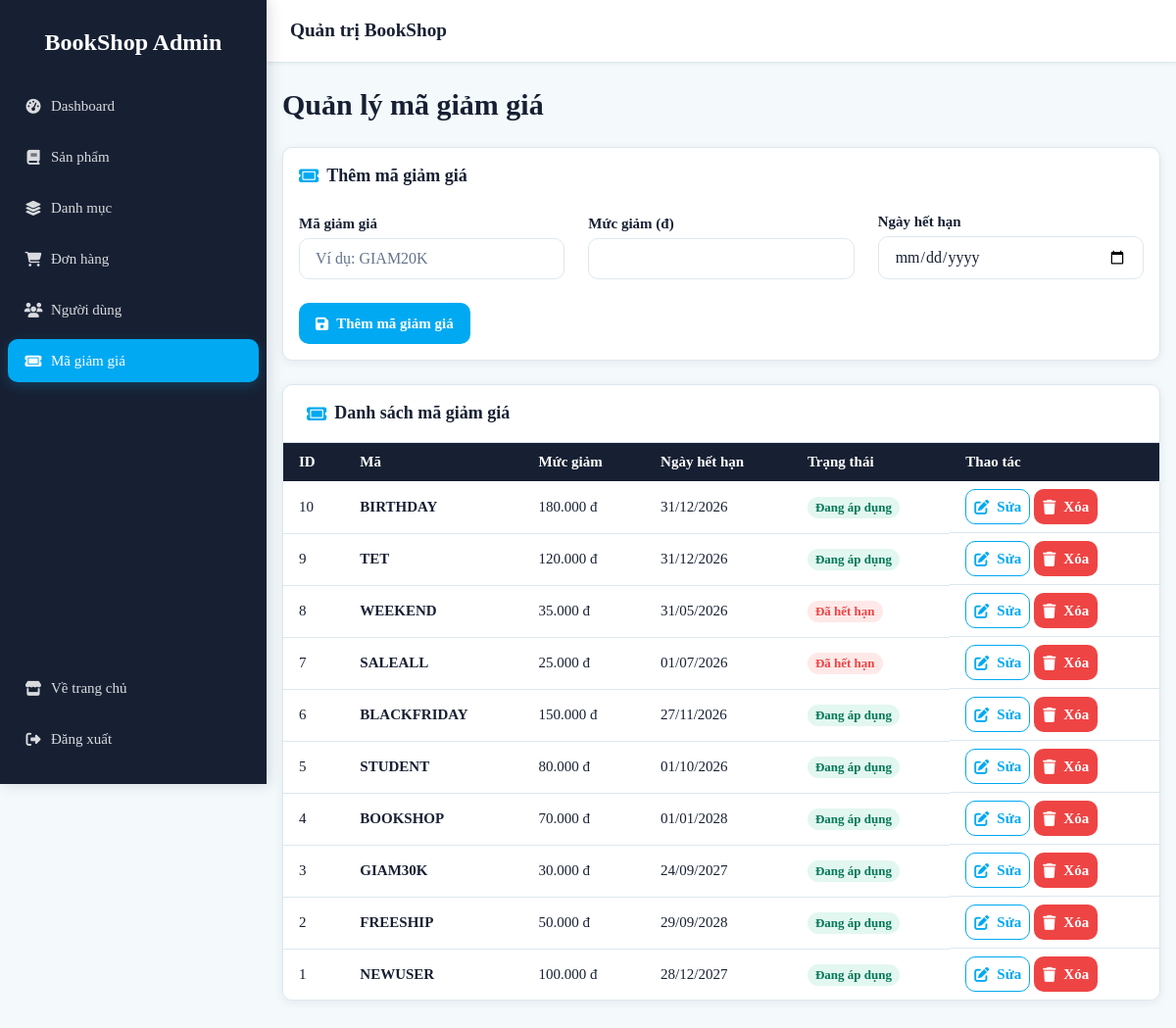
Page /admin/coupons.php (signed in) on the earlier database version.
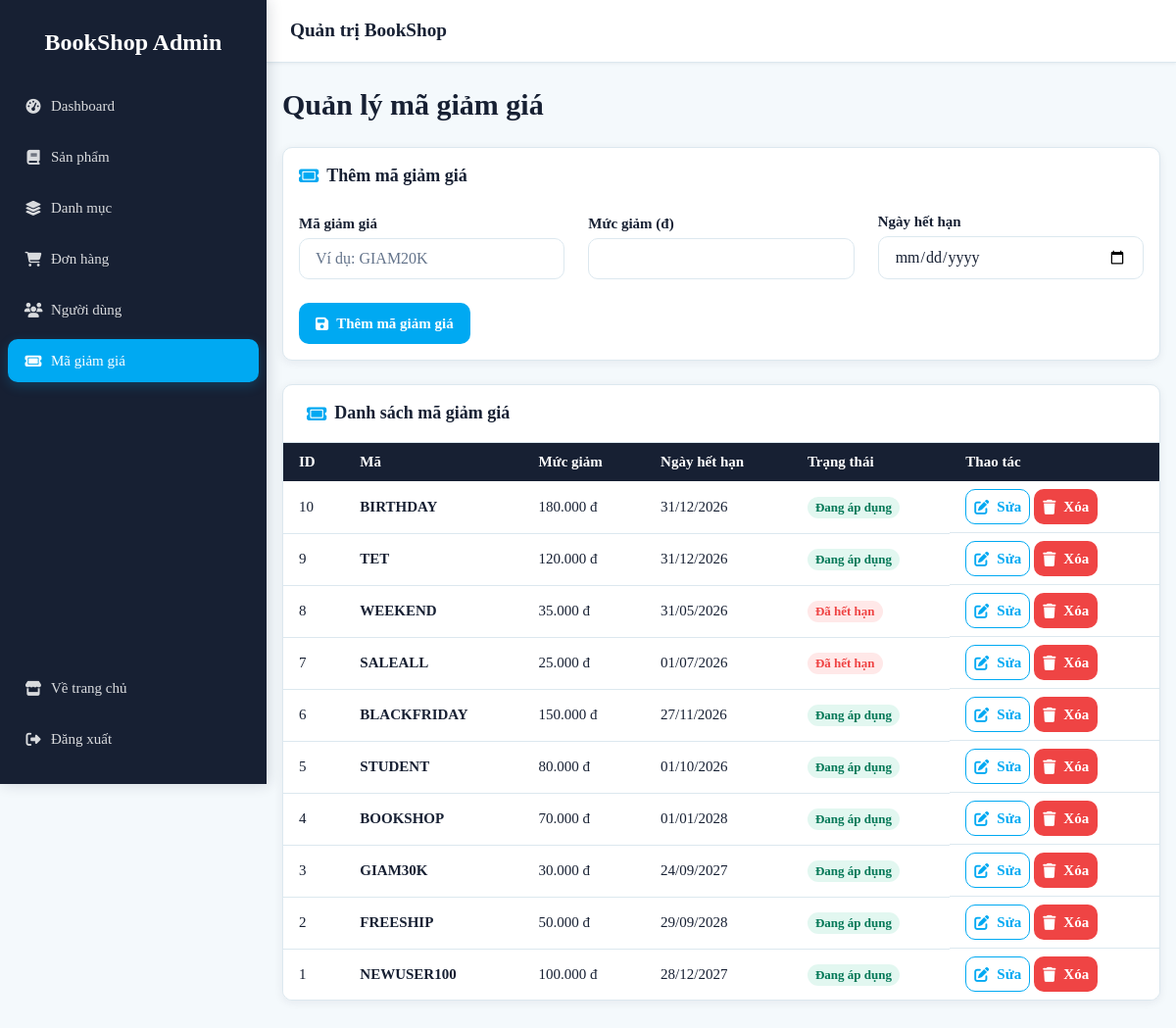
Same page on the later database version.
### tables this page shows
CREATE TABLE `voucher` (
  `VoucherID` int(11) NOT NULL AUTO_INCREMENT,
  `VoucherCode` varchar(50) NOT NULL,
  `DiscountValue` decimal(10,2) NOT NULL,
  `ExpiredDate` datetime DEFAULT NULL,
  PRIMARY KEY (`VoucherID`),
  UNIQUE KEY `VoucherCode` (`VoucherCode`)
);

### admin/coupons.php (the view, shortened to what this page needs)
<?php
require_once 'data.php';
require_once 'partials.php';
$editCoupon = null;
$coupons = [];
$res = $conn->query("SELECT * FROM voucher ORDER BY VoucherID DESC");
if ($res) {
  while ($row = $res->fetch_assoc()) {
    $coupons[] = $row;
  }
}
function getCouponStatus($expiredDate) {
  $expTime = strtotime($expiredDate);
  $nowTime = time();
  if (date('Y-m-d', $expTime) >= date('Y-m-d', $nowTime)) {
    return 'Đang áp dụng';
  }
  return 'Đã hết hạn';
}
?>
<!DOCTYPE html>
<html lang="vi">
<head>
  <title>Quản lý mã giảm giá</title><?= adminCssLinks() ?>
</head>
<body>
  <div class="app-layout">
    <main class="page-content">
      <header class="page-header"><div><h1>Quản lý mã giảm giá</h1></div></header>
      <form method="post" class="card admin-form-card">
        <div class="card__body form">
          <h2 class="admin-form-card__title"><i class="fa-solid fa-ticket" aria-hidden="true"></i><?= $editCoupon ? 'Chỉnh sửa mã giảm giá' : 'Thêm mã giảm giá' ?></h2>
          <div class="form-row">
            <div class="form-group">
              <label class="form-label">Mã giảm giá</label>
              <input class="form-control" name="code" value="<?= h($editCoupon['VoucherCode'] ?? '') ?>" placeholder="Ví dụ: GIAM20K" required>
            </div>
            <div class="form-group">
              <label class="form-label">Mức giảm (đ)</label>
              <input class="form-control" type="number" min="0" name="discount" value="<?= h($editCoupon['DiscountValue'] ?? '') ?>" required>
            </div>
            <div class="form-group">
              <label class="form-label">Ngày hết hạn</label>
              <input class="form-control" type="date" name="expired_date" value="<?= h($editCoupon['ExpiredDate'] ? date('Y-m-d', strtotime($editCoupon['ExpiredDate'])) : '') ?>" required>
            </div>
          </div>
          <div class="btn-group">
            <button class="btn btn--primary" type="submit"><i class="fa-solid fa-floppy-disk" aria-hidden="true"></i><?= $editCoupon ? 'Cập nhật mã giảm giá' : 'Thêm mã giảm giá' ?></button>
          </div>
        </div>
      </form>
      <section class="admin-table-card" aria-labelledby="coupons-table-title">
        <h2 id="coupons-table-title" class="admin-table-card__title"><i class="fa-solid fa-ticket" aria-hidden="true"></i>Danh sách mã giảm giá</h2>
        <div class="table-wrapper">
        <table class="table">
          <thead>
            <tr>
              <th>ID</th>
              <th>Mã</th>
              <th>Mức giảm</th>
              <th>Ngày hết hạn</th>
              <th>Trạng thái</th>
              <th>Thao tác</th>
            </tr>
          </thead>
          <tbody>
            <?php if (empty($coupons)): ?>
              <tr><td colspan="6"><div class="admin-table-empty"><i class="fa-solid fa-ticket" aria-hidden="true"></i><strong>Chưa có mã giảm giá</strong><span>Danh sách mã giảm giá hiện đang trống.</span></div></td></tr>
            <?php else: ?>
            <?php foreach ($coupons as $coupon):
              $status = getCouponStatus($coupon['ExpiredDate']);
            ?>
              <tr>
                <td><?= h($coupon['VoucherID']) ?></td>
                <td><strong><?= h($coupon['VoucherCode']) ?></strong></td>
                <td><?= number_format($coupon['DiscountValue'], 0, ',', '.') ?> đ</td>
                <td><?= $coupon['ExpiredDate'] ? date('d/m/Y', strtotime($coupon['ExpiredDate'])) : 'Không giới hạn' ?></td>
                <td><span class="badge <?= badgeClass($status) ?>"><?= h($status) ?></span></td>
                <td class="table__actions">
                  <a class="btn btn--sm btn--outline" href="coupons.php?edit=<?= h($coupon['VoucherID']) ?>"><i class="fa-solid fa-pen-to-square" aria-hidden="true"></i>Sửa</a>
                  <form method="post" onsubmit="return confirm('Bạn có chắc chắn muốn xóa mã giảm giá này?')" style="display:inline">
                    <button class="btn btn--sm btn--danger" type="submit"><i class="fa-solid fa-trash" aria-hidden="true"></i>Xóa</button>
                  </form>
                </td>
              </tr>
            <?php endforeach; ?>
            <?php endif; ?>
          </tbody>
        </table>
        </div>
      </section>
    </main>
  </div>
  </div>
</body>
</html>

Differences in the rows shown:
changed voucher id 1: VoucherCode "NEWUSER" → "NEWUSER100"
